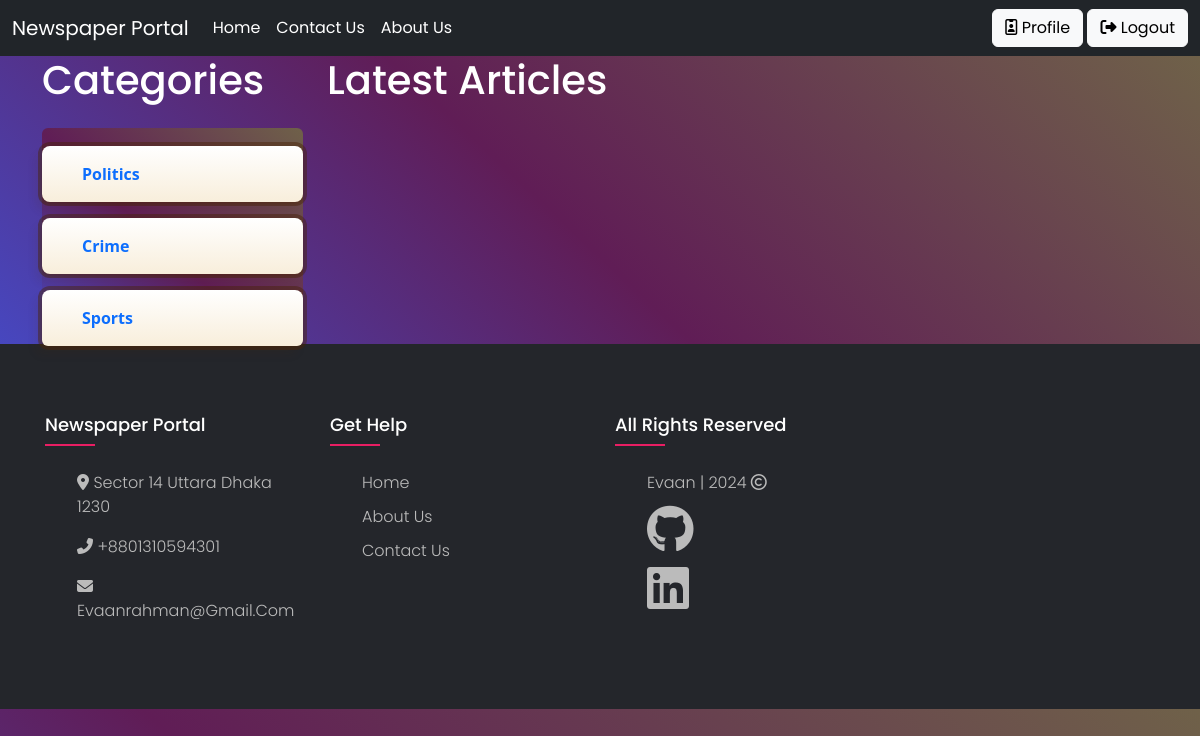
The page /category/Entertainment/ (signed in) on the database as committed earlier.
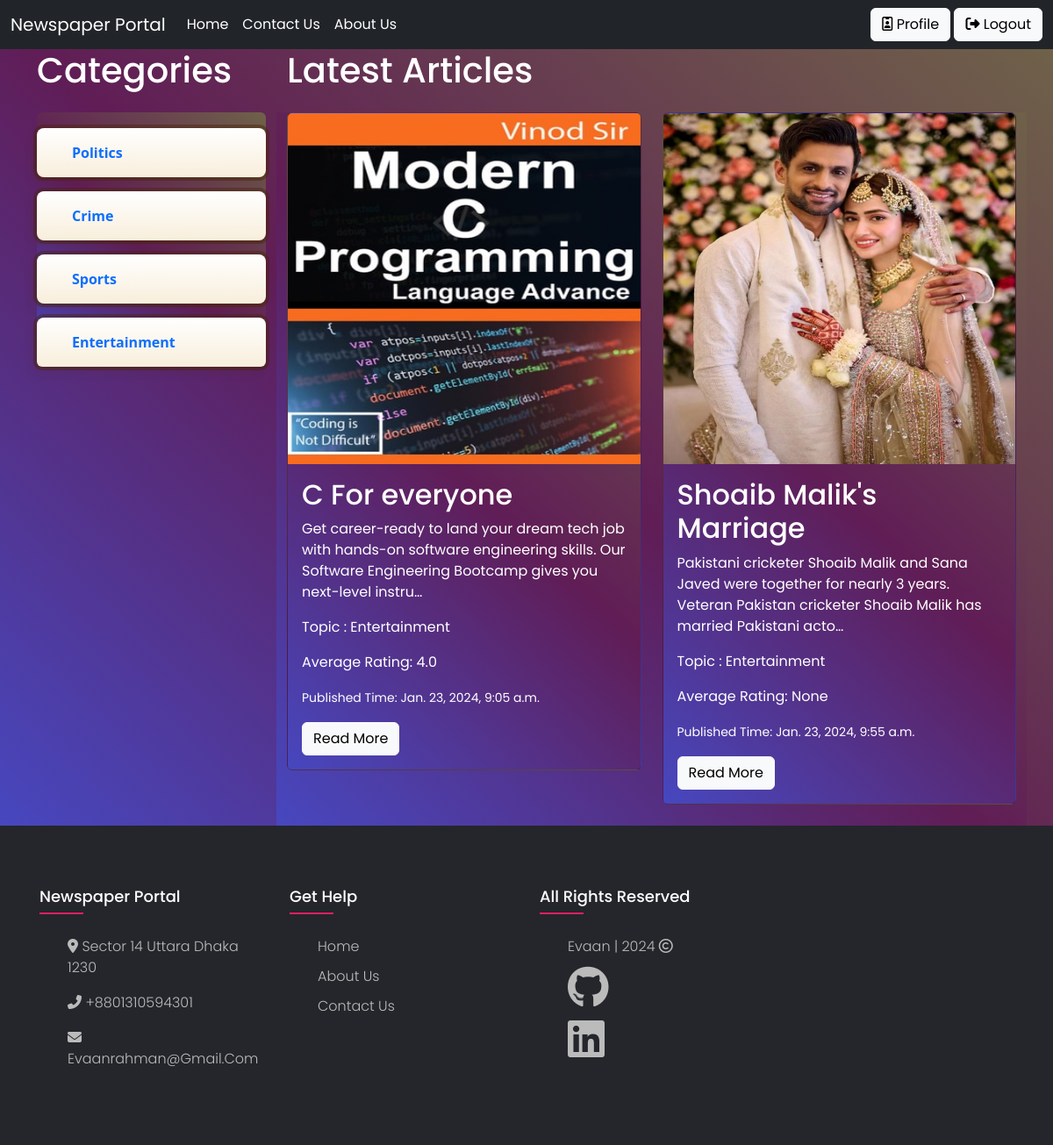
The same page on the database as committed later.
### article/models.py (models this page shows, shortened)
class Category(models.Model):
    name = models.CharField(max_length=100)

class Article(models.Model):
    photo = models.ImageField('uploads' , blank=True)
    headline = models.CharField(max_length=255)
    body = models.TextField()
    category = models.ForeignKey(Category, on_delete=models.CASCADE)
    publishing_time = models.DateTimeField(auto_now_add=True)
    ratings = models.ManyToManyField(User, through='Rating')

### article/views.py (the view)
# urls.py: path('category/<str:category_name>/', article_list_by_category, name='article_list_by_category'),
@login_required
def article_list_by_category(request, category_name):
    categories = Category.objects.all()
    articles = Article.objects.filter(category__name=category_name)
    for article in articles:
        article.average_rating = Rating.objects.filter(article=article).aggregate(Avg('value'))['value__avg']
    context = {'articles': articles, 'categories': categories, 'selected_category': category_name}
    return render(request, 'cat_article.html', context)

### article/templates/cat_article.html (shortened to what this page needs)
{% extends 'base.html' %}
{% block content %}
<div class="full-body">
  <div class="container ">
    <div class="row">
        <div class="col-md-3">
            <h1 class="mb-4 text-white ">Categories</h1>
            <ul class="list-group full-body">
                {% for category in categories %}
                <a href="{% url 'article_list_by_category' category_name=category.name %}">
                  <li class="mybtn list-group-item mt-3 ">
                    <a style="text-decoration: none;"  href="{% url 'article_list_by_category' category_name=category.name %}">
                      {{ category.name }}</a>
                </li>
                </a>
                {% endfor %}
            </ul>
        </div>
        <div class="col-md-9">
            <h1 class="mb-4 text-white">Latest Articles</h1>
            <div class="row full-body ">
                {% for article in articles %}
                    <div class="col-md-6 mb-4">
                        <div class="card full-body">
                            {% if article.photo %}
                                <img src="{{ article.photo.url }}" class="card-img-top" alt="{{ article.headline }}">
                            {% endif %}
                            <div class="card-body text-white">
                                <h2 class="card-title">{{ article.headline }}</h2>
                                <p class="card-text ">{{ article.body|truncatechars:150 }}</p>
                                <p class="card-text text-white">Topic : <span class="button-38">{{ article.category.name }}</span> </p>
                                <p>Average Rating: {{ article.average_rating }}</p>
                                <p class="card-text "><small class="text-white">Published Time: {{ article.publishing_time }}</small></p>
                                <a href="{% url 'article_detail' article.id %}" class="btn btn-light">Read More</a>
                            </div>
                        </div>
                    </div>
                {% endfor %}
            </div>
        </div>
    </div>
</div>
</div>
{% endblock %}

### templates/base.html (shortened to what this page needs)
<!doctype html>
<html lang="en">
  <head>
    <link href="https://cdn.jsdelivr.net/npm/bootstrap@5.3.2/dist/css/bootstrap.min.css" rel="stylesheet">
  </head>
  <body>
    <nav class="navbar navbar-expand-lg  navbar-dark bg-dark">
        <div class="container-fluid">
          <a class="navbar-brand " href="{% url 'article_list' %}">Newspaper Portal</a>
          <div class="collapse navbar-collapse" id="navbarSupportedContent">
            <ul class="navbar-nav me-auto mb-2 mb-lg-0">
              <li class="nav-item">
                <a class="nav-link active" aria-current="page" href="{% url 'article_list' %}">Home</a>
              </li>
              <li class="nav-item">
                <a class="nav-link active" aria-current="page" href="{% url 'contact_us' %}">Contact Us</a>
              </li>
              <li class="nav-item">
                <a class="nav-link active" aria-current="page" href="{% url 'about' %}">About Us</a>
              </li>
            </ul>
            <div>
              {% if request.user.is_authenticated %}
              <a class="btn btn-light" href="{% url 'profile' %}"><i class="fa-regular fa-id-badge"></i>         Profile</a>
                <a class=" btn btn-light"  href="{% url 'logout' %}"><i class="fa-solid fa-right-from-bracket"></i> Logout</a>
              {% else %}
                <a class="btn btn-light" href="{% url 'register' %}"><i class="fa-regular fa-id-card"></i> Register</a>
                <a class="btn btn-light" href="{% url 'login' %}"><i class="fa-solid fa-right-to-bracket"></i> Login</a>
              {% endif %}
            </div>
          </div>
        </div>
      </nav>
    {% block content %}
    {% endblock %}
    <footer class="footer">
      <div class="container">
       <div class="row">
         <div class="footer-col">
           <h4 class="">Newspaper Portal</h4>
           <ul>
            <li> <p><i class="fa-solid fa-location-dot"></i>  Sector 14 Uttara Dhaka 1230 </p> </li>
             <li> <p><i class="fa-solid fa-phone-flip"></i> +8801310594301 </p> </li>
            <li>   <p> <i class="fa-solid fa-envelope"> </i> evaanrahman@gmail.com</p> </li>
           </ul>
         </div>
         <div class="footer-col">
           <h4>get help</h4>
           <ul>
            <li><a href="{% url 'article_list' %}">Home</a></li>
             <li><a href="{% url 'about' %}">about us</a></li>
             <li><a href="{% url 'contact_us' %}">Contact Us</a></li>
           </ul>
         </div>
         <div class="footer-col">
          <h4>All rights Reserved</h4>
          <ul>
            <li><a href="#">Evaan | 2024 <i class="fa-regular fa-copyright"></i></a></li>
            <li class="fs-2"><a href="https://github.com/evaan321"><i  class="fa-brands fa-github fa-3x"></i>  </a></li>
            <li class="fs-2"><a href="https://www.linkedin.com/"><i class="fa-brands fa-linkedin fa-3x"></i>  </a></li>
          </ul>
        </div>
         </div>
       </div>
   </footer>
  </body>
</html>

### templates/base.html (style rules this page uses)
body { line-height: 1.5; font-family: 'Poppins', sans-serif; }
* { margin:0; padding:0; box-sizing: border-box; }
.row { display: flex; flex-wrap: wrap; }
ul { list-style: none; }
.footer { background-color: #24262b; padding: 70px 0; }
.footer-col { width: 25%; padding: 0 15px; }
.footer-col h4 { font-size: 18px; color: #ffffff; text-transform: capitalize; margin-bottom: 35px; font-weight: 500; position: relative; }
.footer-col h4::before { content: ''; position: absolute; left:0; bottom: -10px; background-color: #e91e63; height: 2px; box-sizing: border-box; width: 50px; }
.footer-col ul li:not(:last-child) { margin-bottom: 10px; }
.footer-col ul li a { font-size: 16px; text-transform: capitalize; color: #ffffff; text-decoration: none; font-weight: 300; color: #bbbbbb; display: block; transition: all 0.3s ease; }
.footer-col ul li p { font-size: 16px; text-transform: capitalize; color: #ffffff; text-decoration: none; font-weight: 300; color: #bbbbbb; display: block; transition: all 0.3s ease; }
body { background-color: #4747bf ; background-image: linear-gradient(43deg, #4747bf 0%, #601d56 46%, #6f6149 100%) ; }

### article/templates/cat_article.html (style rules this page uses)
.full-body { background-color: #4747bf ; background-image: linear-gradient(43deg, #4747bf 0%, #601d56 46%, #6f6149 100%) ; }
.mybtn { appearance: button; background-color: transparent; background-image: linear-gradient(to bottom, #fff, #f8eedb); border: 0 solid #e5e7eb; border-radius: .5rem; box-sizing: border-box; color: #482307; column-gap: 1rem; cursor: pointer; display: flex; font-family: ui-sans-serif,system-ui,-apple-system,system-ui,"Segoe UI",Roboto,"Helvetica Neue",Arial,"Noto Sans",sans-serif,"Apple Color Emoji","Segoe UI Emoji","Segoe UI Symbol","Noto Color Emoji"; font-size: 100%; font-weight: 700; line-height: 24px; margin: 0; outline: 2px solid transparent; padding: 1rem 1.5rem; text-align: center; text-transform: none; transition: all .1s cubic-bezier(.4, 0, .2, 1); user-select: none; -webkit-user-select: none; touch-action: manipulation; box-shadow: -6px 8px 10px rgba(81,41,10,0.1),0px 2px 2px rgba(81,41,10,0.2); text-decoration: none; background-color: #f3f4f6; box-shadow: -1px 2px 5px rgba(81,41,10,0.15),0px 1px 1px rgba(81,41,10,0.15); transform: translateY(0.125rem); box-shadow: rgba(72, 35, 7, .46) 0 0 0 4px, -6px 8px 10px rgba(81,41,10,0.1), 0px 2px 2px rgba(81,41,10,0.2); }
.card-img-top { max-width: 100%; height: 400px; }

Rows that differ between the two databases and show on the page:
added Category: name "Entertainment"
added Article: photo (picture), headline "C For everyone", body "Get career-ready to land your dream tech job with hands-on software engineering skills. Our Software Engineering Bootcamp gives you next-level instru…", category.name "Entertainment", average_rating "4.0", publishing_time "Jan. 23, 2024, 9:05 a.m."
added Article: photo (picture), headline "Shoaib Malik's Marriage", body "Pakistani cricketer Shoaib Malik and Sana Javed were together for nearly 3 years. Veteran Pakistan cricketer Shoaib Malik has married Pakistani acto…", category.name "Entertainment", average_rating "None", publishing_time "Jan. 23, 2024, 9:55 a.m."
